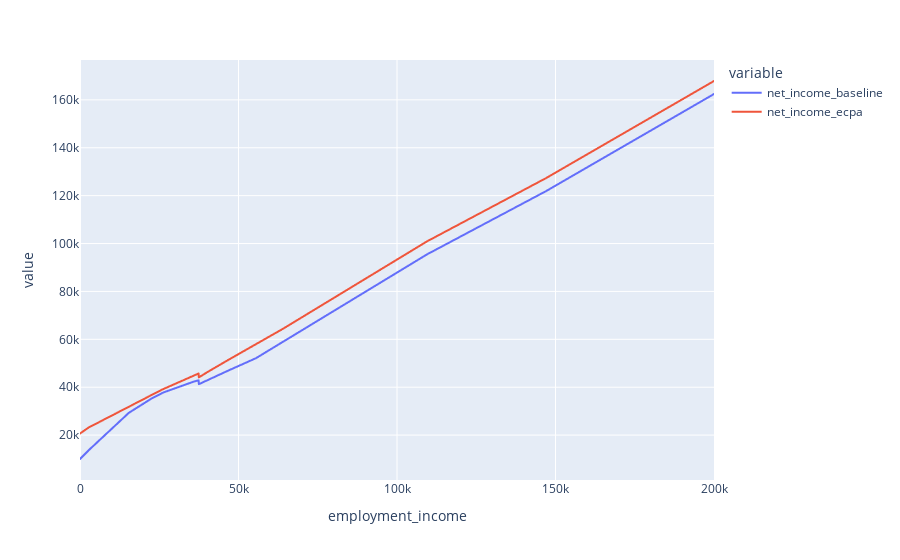

Notebook source saved alongside this figure:
### Code cell
import plotly.express as px

px.line(df, x="employment_income", y=["net_income_baseline", "net_income_ecpa"])

### Figure 1 — Plotly figure (JSON) as saved in the notebook; plotly's stock layout.template omitted (floating-point values rounded to 4 significant figures; data arrays with more than 128 entries replaced by an {"elided": "..."} marker saying what was removed)
{"data": [{"hovertemplate": "variable=net_income_baseline<br>employment_income=%{x}<br>value=%{y}<extra></extra>", "legendgroup": "net_income_baseline", "line": {"color": "#636efa", "dash": "solid"}, "marker": {"symbol": "circle"}, "mode": "lines", "name": "net_income_baseline", "showlegend": true, "type": "scattergl", "x": {"elided": "2001 int values"}, "xaxis": "x", "y": {"elided": "2001 float values"}, "yaxis": "y"}, {"hovertemplate": "variable=net_income_ecpa<br>employment_income=%{x}<br>value=%{y}<extra></extra>", "legendgroup": "net_income_ecpa", "line": {"color": "#EF553B", "dash": "solid"}, "marker": {"symbol": "circle"}, "mode": "lines", "name": "net_income_ecpa", "showlegend": true, "type": "scattergl", "x": {"elided": "2001 int values"}, "xaxis": "x", "y": {"elided": "2001 float values"}, "yaxis": "y"}], "layout": {"legend": {"title": {"text": "variable"}, "tracegroupgap": 0}, "margin": {"t": 60}, "xaxis": {"anchor": "y", "domain": [0, 1], "title": {"text": "employment_income"}}, "yaxis": {"anchor": "x", "domain": [0, 1], "title": {"text": "value"}}}}
